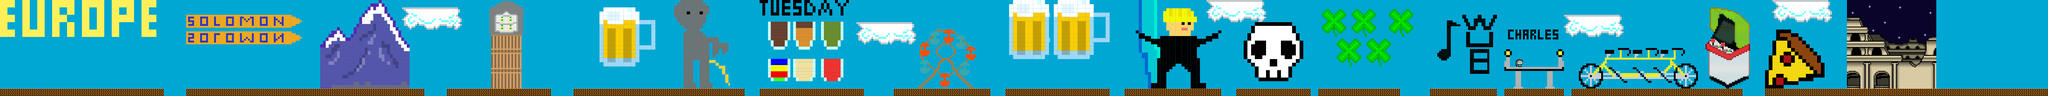

This game map was drawn from its Tiled (.tmx) file and the tilesets committed beside it. A one-line description and the trimmed map source follow:
An orthogonal 275x13 tile map with 16x16 px tiles, 2 tile layers (Background, Graphics) and 14 objects.

<map version="1.0" orientation="orthogonal" renderorder="right-down" width="275" height="13" tilewidth="16" tileheight="16" nextobjectid="16">
 <tileset firstgid="1" name="Tileset" tilewidth="16" tileheight="16" tilecount="16384" columns="256">
  <image source="Tileset.png" width="4096" height="1024" />
 </tileset>
 <layer name="Background" width="275" height="13">
  <data>[3575 cells, 3575 non-empty, 1 distinct tile ids]</data>
 </layer>
 <layer name="Graphics" width="275" height="13">
  <data>[3575 cells, 1957 non-empty, 1383 distinct tile ids]</data>
 </layer>
 <objectgroup name="Ground">
  <object id="1" x="0" y="192" width="352" height="16" />
  <object id="2" x="400" y="192" width="512" height="16" />
  <object id="3" x="960" y="192" width="224" height="16" />
  <object id="4" x="1232" y="192" width="368" height="16" />
  <object id="5" x="1632" y="192" width="224" height="16" />
  <object id="6" x="1920" y="192" width="208" height="16" />
  <object id="7" x="2160" y="192" width="224" height="16" />
  <object id="8" x="2416" y="192" width="208" height="16" />
  <object id="9" x="2656" y="192" width="160" height="16" />
  <object id="11" x="2832" y="192" width="176" height="16" />
  <object id="12" x="3072" y="192" width="144" height="16" />
  <object id="13" x="3232" y="192" width="128" height="16" />
  <object id="14" x="3376" y="192" width="368" height="16" />
  <object id="15" x="3792" y="192" width="608" height="16" />
 </objectgroup>
 <objectgroup name="Pipes" />
 <objectgroup name="Coins" />
 <objectgroup name="Bricks" />
 <objectgroup name="Enemies" />
 <objectgroup name="End" />
</map>